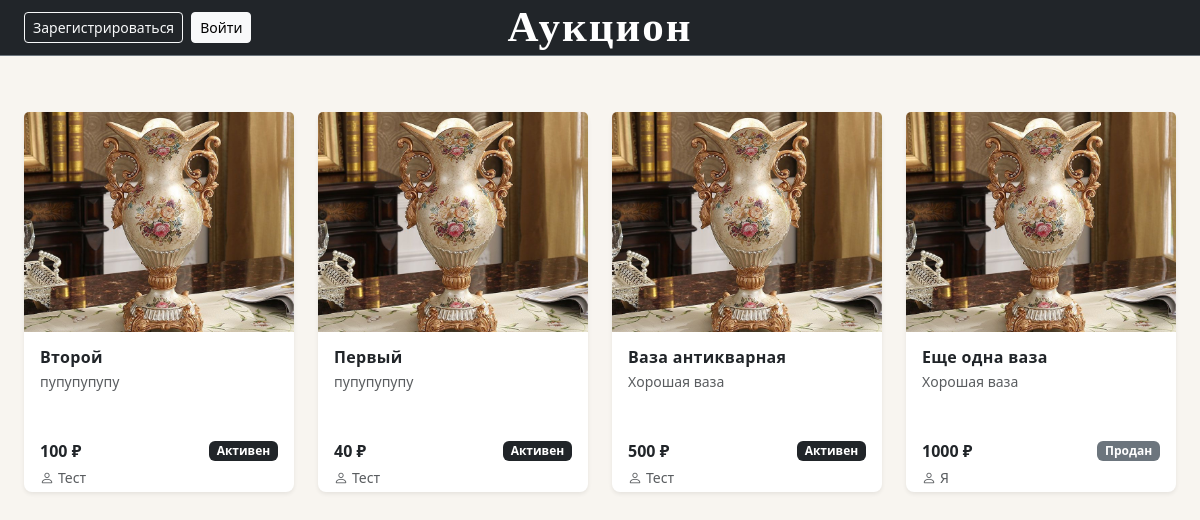
/index, run on the app's committed database.
### data/lots.py (models this page shows)
class Lots(SqlAlchemyBase, SerializerMixin):
    __tablename__ = 'lots'
    id = sqlalchemy.Column(sqlalchemy.Integer,
                           primary_key=True,
                           autoincrement=True)
    name = sqlalchemy.Column(sqlalchemy.String, nullable=True) # имя лота
    description = sqlalchemy.Column(sqlalchemy.String, nullable=True) # описание
    condition = sqlalchemy.Column(sqlalchemy.String, nullable=True) # состояние лота
    minimal_cost = sqlalchemy.Column(sqlalchemy.Integer, nullable=True) # минимальная цена
    minimum_premium = sqlalchemy.Column(sqlalchemy.Integer, nullable=True) # минимальная надбавка
    curr_cost = sqlalchemy.Column(sqlalchemy.Integer, nullable=True) # текущая максимальная стоимость товара
    owner_id = sqlalchemy.Column(sqlalchemy.Integer, sqlalchemy.ForeignKey("users.id")) # id собственника товара
    is_selled = sqlalchemy.Column(sqlalchemy.Boolean, default=False) # продан ли товар
    end_date = sqlalchemy.Column(sqlalchemy.DateTime, nullable=True) # дата окончания
    user = orm.relationship("User")

### data/users.py (models this page shows, shortened)
class User(SqlAlchemyBase, UserMixin, SerializerMixin):
    __tablename__ = 'users'
    id = sqlalchemy.Column(sqlalchemy.Integer, primary_key=True, autoincrement=True)
    name = sqlalchemy.Column(sqlalchemy.String, nullable=True) # имя пользователя, заполняется пользователем
    email = sqlalchemy.Column(sqlalchemy.String, index=True, unique=True, nullable=True) # его почта, заполняется пользователем
    hashed_password = sqlalchemy.Column(sqlalchemy.String, nullable=True) # пароль, заполняется пользователем
    modified_date = sqlalchemy.Column(sqlalchemy.DateTime, default=datetime.datetime.now) # дата создания
    balance = sqlalchemy.Column(sqlalchemy.Integer, autoincrement=True, default=0) # баланс, автоматически = 0
    lots = orm.relationship("Lots", back_populates='user') # связь с другой бд

### main.py (the view)
@app.route('/')
@app.route('/index')
def index():
    db_sess = db_session.create_session()
    lots = db_sess.query(Lots).all()
    return render_template('lots.html', lots=lots, os=os, root_path=app.root_path)

### data/db_session.py (called while the page is built)
def create_session() -> Session:
    global __factory
    return __factory()

### templates/lots.html (shortened to what this page needs)
{% extends "base.html" %}
{% block content %}
<div class="row row-cols-2 row-cols-sm-2 row-cols-md-3 row-cols-lg-4 g-4 mt-2">
    {% for lot in lots %}
    <div class="col">
        <div class="card h-100 border-0 shadow-sm" style="min-height: 380px;">
            <a href="/lot_page/{{ lot.id }}" class="text-decoration-none">
                {% set folder = os.path.join(root_path, 'static', 'img', 'lots_img') %}
                {% set extensions = ['.jpg', '.jpeg', '.png', '.gif', '.mp4', '.webm'] %}
                {% set ns = namespace(file_name='test.png') %}
                {% for ext in extensions %}
                    {% set current_file = lot.id|string + ext %}
                    {% if os.path.exists(os.path.join(folder, current_file)) %}
                        {% set ns.file_name = current_file %}
                    {% endif %}
                {% endfor %}
                {% if ns.file_name.endswith('.mp4') or ns.file_name.endswith('.webm') %}
                    <video autoplay muted loop playsinline
                           class="card-img-top"
                           style="height: 220px; object-fit: cover;">
                        <source src="{{ url_for('static', filename='img/lots_img/' + ns.file_name) }}" type="video/mp4">
                    </video>
                {% else %}
                    <img src="{{ url_for('static', filename='img/' + ns.file_name if ns.file_name == 'test.png' else 'img/lots_img/' + ns.file_name) }}"
                         class="card-img-top"
                         alt="{{ lot.name }}"
                         style="height: 220px; object-fit: cover;">
                {% endif %}
            </a>
            <div class="card-body d-flex flex-column pb-1">
                <a href="/lot_page/{{ lot.id }}" class="text-decoration-none text-dark">
                    <h6 class="card-title fw-semibold mb-1">{{ lot.name }}</h6>
                </a>
                <p class="text-muted small mb-2" style="
                    display: -webkit-box;
                    -webkit-line-clamp: 2;
                    -webkit-box-orient: vertical;
                    overflow: hidden;
                ">{{ lot.description }}</p>
                <div class="mt-auto">
                    <div class="d-flex justify-content-between align-items-center mb-1">
                        <span class="fw-bold">{{ lot.curr_cost if lot.curr_cost else lot.minimal_cost }} ₽</span>
                        {% if lot.is_selled %}
                            <span class="badge bg-secondary">Продан</span>
                        {% else %}
                            <span class="badge bg-dark">Активен</span>
                        {% endif %}
                    </div>
                    <div class="text-muted small">
                        <a href="/user/{{ lot.owner_id }}" class="text-muted text-decoration-none">
                            <i class="bi bi-person me-1"></i>{{ lot.user.name }}
                        </a>
                    </div>
                </div>
            </div>
        </div>
    </div>
    {% endfor %}
</div>
{% endblock %}

### templates/base.html (shortened to what this page needs)
<!DOCTYPE html>
<html lang="ru">
<head>
    <link rel="stylesheet" href="https://cdn.jsdelivr.net/npm/bootstrap@5.3.0/dist/css/bootstrap.min.css">
    <link rel="stylesheet" href="https://cdn.jsdelivr.net/npm/bootstrap-icons@1.11.0/font/bootstrap-icons.css">
    <link rel="stylesheet" href="{{ url_for('static', filename='css/style.css') }}">
</head>
<body>
<nav class="navbar navbar-dark bg-dark border-bottom border-secondary">
    <div class="container-fluid px-4">
        <div class="d-flex align-items-center gap-2">
            {% if current_user.is_authenticated %}
                <a href="/user/{{ current_user.id }}" class="text-white text-decoration-none d-flex align-items-center gap-1 fs-5">
                    <i class="bi bi-person-circle"></i>
                    {{ current_user.name }}
                </a>
                <a class="btn btn-sm btn-outline-light" href="/logout">Выйти</a>
            {% else %}
                <a class="btn btn-sm btn-outline-light" href="/register">Зарегистрироваться</a>
                <a class="btn btn-sm btn-light" href="/login">Войти</a>
            {% endif %}
        </div>
        <a class="navbar-brand position-absolute start-50 translate-middle-x fw-bold"
            href="/"
            style="font-size: 43px; font-family: 'Georgia', serif; letter-spacing: 2px;"
        >Аукцион</a>
    </div>
</nav>
<div class="container-fluid px-4 py-4">
    {% block content %}
    {% endblock %}
</div>
</body>
</html>

### static/css/style.css (style rules this page uses)
body { background-color: #f8f5f0; color: #1a1a1a; }
.navbar { min-height: 56px; }
.card { background-color: #fff; border-radius: 8px; }
.card-title { font-weight: 600; letter-spacing: 0.02em; }
a { color: #1a1a1a; }
.card { transition: transform 0.15s, box-shadow 0.15s; }

### data on the page
Lots: name "Второй", description "пупупупупу", curr_cost "100", is_selled "Активен", user.name "Тест"
Lots: name "Первый", description "пупупупупу", curr_cost "40", is_selled "Активен", user.name "Тест"
Lots: name "Ваза антикварная", description "Хорошая ваза", curr_cost "500", is_selled "Активен", user.name "Тест"
Lots: name "Еще одна ваза", description "Хорошая ваза", curr_cost "1000", is_selled "Продан", user.name "Я"
